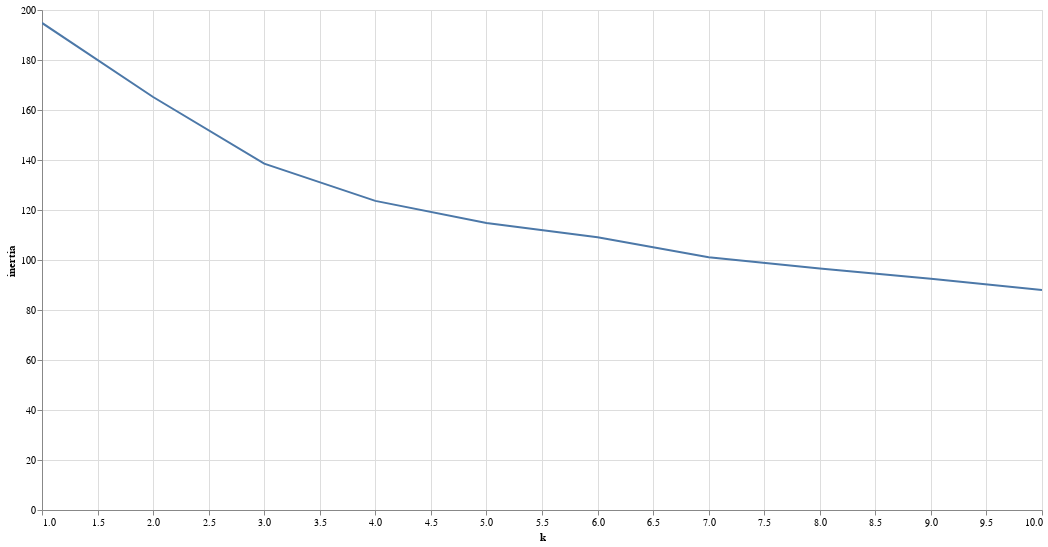

Notebook cell for this chart:
### Markdown cell above
# Bayesian Gausian mixture cluster model

### Code cell
'''using kmeans we are getting a crude approximation as to the number of clusters present in the data. and it appears to be about 4'''

from sklearn.cluster import KMeans
inertia = []
k = list(range(1, 11))

# Calculate the inertia for the range of k values
for i in k:
    km = KMeans(n_clusters=i, random_state=0)
    km.fit(cluster_scaled)
    inertia.append(km.inertia_)

# Create the Elbow Curve using hvPlot
elbow_data = {"k": k, "inertia": inertia}
df_elbow = pd.DataFrame(elbow_data)
alt.Chart(df_elbow).mark_line().encode(x="k", y="inertia").properties(
    width=1000,
    height=500).interactive()

### Figure 1 — Vega-Lite specification as saved in the notebook (floating-point values rounded to 4 significant figures)
{"config": {"view": {"continuousWidth": 400, "continuousHeight": 300}}, "data": {"name": "data-ef0152013b3aeef8206480627fb4d665"}, "mark": "line", "encoding": {"x": {"type": "quantitative", "field": "k"}, "y": {"type": "quantitative", "field": "inertia"}}, "height": 500, "selection": {"selector001": {"type": "interval", "bind": "scales", "encodings": ["x", "y"]}}, "width": 1000, "$schema": "https://vega.github.io/schema/vega-lite/v4.8.1.json", "datasets": {"data-ef0152013b3aeef8206480627fb4d665": [{"k": 1, "inertia": 194.8}, {"k": 2, "inertia": 165.2}, {"k": 3, "inertia": 138.6}, {"k": 4, "inertia": 123.6}, {"k": 5, "inertia": 114.8}, {"k": 6, "inertia": 109.1}, {"k": 7, "inertia": 101.1}, {"k": 8, "inertia": 96.6}, {"k": 9, "inertia": 92.51}, {"k": 10, "inertia": 87.95}]}}
